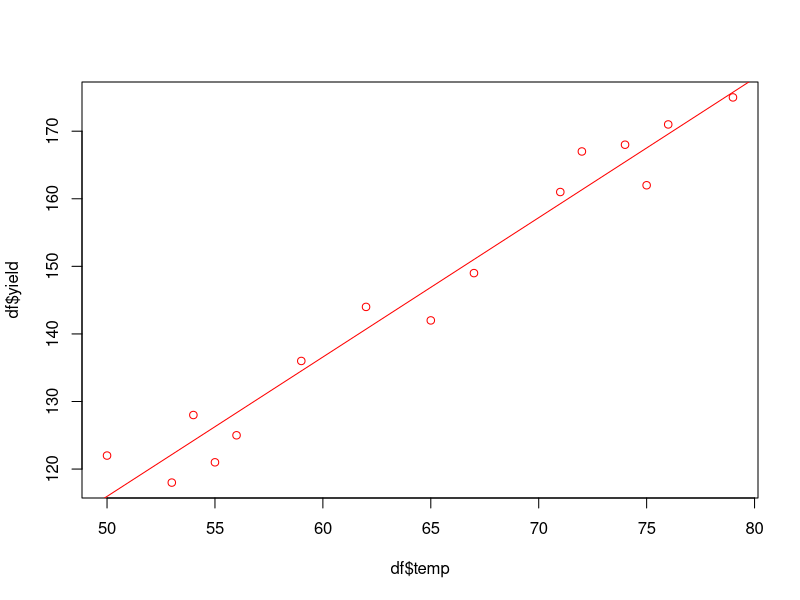
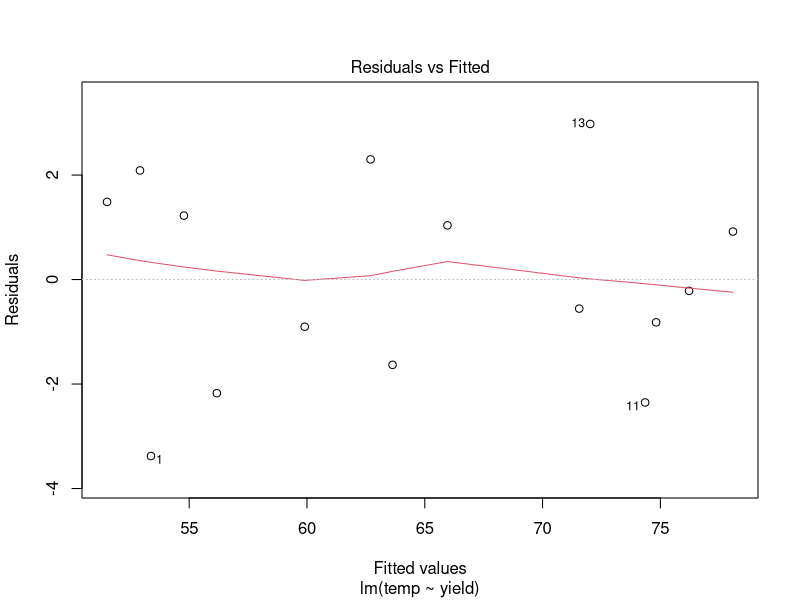

Recreate these plots in R, in order.
temp <- c(50,53,54,55,56,59,62,65,67,71,72,74,75,76,79)
yield <- c(122,118,128,121,125,136,144,142,149,161,167,168,162,171,175)
df<-data.frame(temp,yield)
head(df)

linear <- lm(temp~yield, data=df)
summary(linear)
names(linear)
linear$coefficients
newypred <- fitted(linear)
newypred
plot(df$temp,df$yield,col="red")
abline(lm(yield ~ temp),col="red")
plot(linear,which=1)
